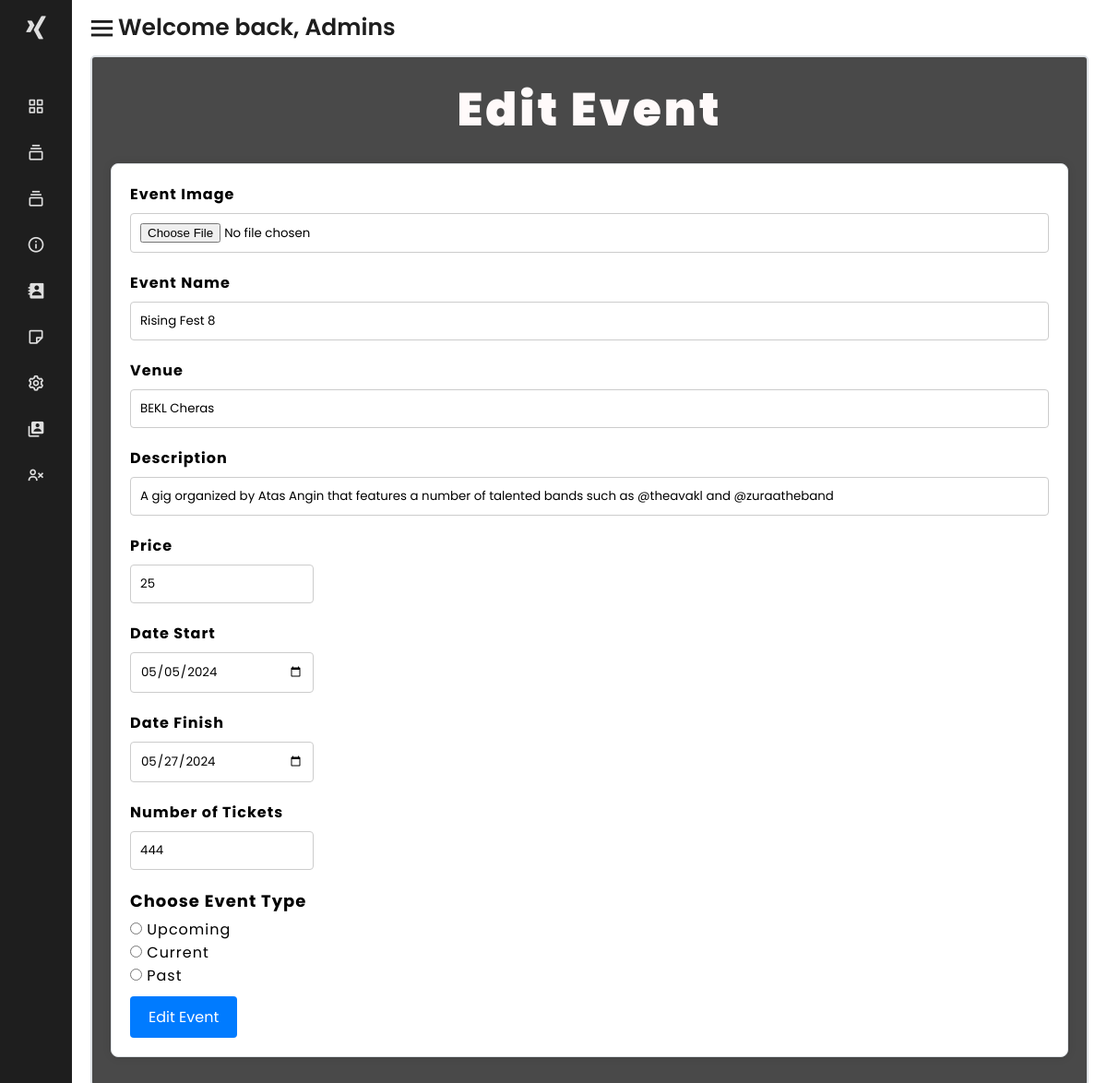
/gogigs_website/dashboard/eventEditForm.php?event_names=Rising+Fest+8+, run on the app's committed database.
### tables this page shows
CREATE TABLE `events_current` (
  `id` int(11) NOT NULL,
  `event_name` varchar(255) NOT NULL,
  `event_image` varchar(255) NOT NULL,
  `event_date_start` varchar(255) NOT NULL,
  `event_date_finish` varchar(255) NOT NULL,
  `event_cost` bigint(255) NOT NULL,
  `event_location` varchar(255) NOT NULL,
  `event_description` mediumtext NOT NULL,
  `events_ticketavail` varchar(255) DEFAULT NULL,
  `event_expiry` varchar(255) NOT NULL
);

### gogigs_website/dashboard/eventEditForm.php (the view, shortened to what this page needs)
<?php
    $host = "localhost";
    $dbname = "gogigs";
    $username = "root";
    $password = "";
    $mysqli = new mysqli(hostname: $host,
                         username: $username,
                         password: $password,
                         database: $dbname);
if (isset($_GET['event_names']) && !empty($_GET['event_names'])) {
        $data = htmlspecialchars($_GET['event_names']);
        $sql = "SELECT event_name, event_image, event_date_start,event_date_finish,event_cost,event_location,event_description,events_ticketavail
                     FROM events_current
                     WHERE event_name='$data'";
            $result = $mysqli-> query($sql);
            while ($row = $result-> fetch_assoc()){
        $before_name = $row["event_name"];
        $before_image= $row["event_image"];
        $before_venue= $row["event_location"];
        $before_desc = $row["event_description"];
        $before_price = $row["event_cost"];
        $before_datestart = $row["event_date_start"];
        $before_datefinish = $row["event_date_finish"];
        $before_tickets = $row["events_ticketavail"];
        }
    }
?>
<!DOCTYPE html>
<html lang="en">
<head>
    <link href='https://unpkg.com/boxicons@2.1.2/css/boxicons.min.css' rel='stylesheet'>
    <link rel="stylesheet" href="css/dashboard.css">
    <link rel="stylesheet" href="css/eventAddForm.css">
</head>
<body>
    <div class="sidebar close">
        <a href="#" class="logo-box">
            <i class='bx bxl-xing'></i>
        </a>
        <div id="sidebar-content"></div>
    </div>
    <section class="home">
        <div class="toggle-sidebar">
            <i class='bx bx-menu'></i>
            <div class="text">Welcome back, Admins</div>
        </div>
        <div class="big-card-container" style="margin: 0px 20px;">
            <div class="big-card-container-title">Edit Event</div>
            <div class="big-card">
                <form  method="post" action="" enctype="multipart/form-data">
                    <div class="form-group">
                        <label for="event-image">Event Image</label>
                        <input type="file" id="event-image" name="event-image" value="<?php echo $before_image?>" required>
                    </div>
                    <div class="form-group">
                        <label for="event-name">Event Name</label>
                        <input type="text" id="event-name" name="event-name" value="<?php echo $before_name?>" required>
                    </div>
                    <div class="form-group">
                        <label for="event-venue">Venue</label>
                        <input type="text" id="event-venue" name="event-venue" value="<?php echo $before_venue?>" required>
                    </div>
                    <div class="form-group">
                        <label for="event-description">Description</label>
                        <input type="text" id="event-description" name="event-description" value="<?php echo $before_desc?>" required>
                    </div>
                    <div class="form-group" style="width: 20%;">
                        <label for="event-price">Price</label>
                        <input type="number" id="event-price" name="event-price" value="<?php echo $before_price?>" step="0.1" required>
                    </div>
                    <div class="form-group" style="width: 20%;">
                        <label for="event-date-start">Date Start</label>
                        <input type="date" id="event-date-start" name="event-date-start" value="<?php echo $before_datestart?>" required>
                    </div>
                    <div class="form-group" style="width: 20%;">
                        <label for="event-date-finish">Date Finish</label>
                        <input type="date" id="event-date-finish" name="event-date-finish" value="<?php echo $before_datefinish?>" required>
                    </div>
                    <div class="form-group" style="width: 20%;">
                        <label for="event-tickets">Number of Tickets</label>
                        <input type="number" id="event-tickets" name="event-tickets" value="<?php echo $before_tickets?>" required>
                    </div>
                    <div class="form-group-eventType">
                        <p>Choose Event Type</p>
                        <input type="radio" id="upcoming" name="EventType" value="Upcoming">
                        <label for="upcoming">Upcoming</label><br>
                        <input type="radio" id="current" name="EventType" value="Current">
                        <label for="current">Current</label><br>
                        <input type="radio" id="past" name="EventType" value="Past">
                        <label for="past">Past</label>
                    </div>
                    <button type="submit" name="editevent">Edit Event</button>
                </form>
            </div>
        </div>
    </section>
</body>
</html>

### gogigs_website/dashboard/css/dashboard.css (style rules this page uses)
* { font-family: 'Poppins', sans-serif; margin: 0; padding: 0; box-sizing: border-box; list-style: none; text-decoration: none; }
:root { --color_Blue: #3f93f1; --color_Dark1: #1e1e1e; --color_Dark2: #252527; --color_Light1: #dfdfdf; --color_Light2: #c4c4c4; }
.sidebar { position: fixed; top: 0; left: 0; height: 100%; width: 260px; background-color: var(--color_Dark1); transition: all .5s ease; z-index: 100; }
.sidebar.close { width: 78px; }
.logo-box { height: 60px; width: 100%; display: flex; align-items: center; color: var(--color_Light1); transition: all .5s ease; }
.logo-box i { font-size: 30px; height: 50px; min-width: 78px; text-align: center; line-height: 50px; transition: all .5s ease; }
.sidebar.close .logo-box i { transform: rotate(360deg); }
.home { position: relative; left: 260px; width: calc(100% - 260px); transition: all .5s ease; }
.sidebar.close~.home { left: 78px; width: calc(100% - 78px); }
.home .toggle-sidebar { height: 60px; display: flex; align-items: center; width: fit-content; cursor: pointer; }
.home .toggle-sidebar i { font-size: 35px; color: var(--color_Dark1); margin-left: 15px; }
.home .toggle-sidebar .text { font-size: 25px; color: var(--color_Dark1); font-weight: 600; }
.big-card-container { margin-top: 50px; padding: 20px; border: 2px solid #dee2e6; border-radius: 5px; margin: 20px; background: #494949; }
.big-card-container-title { text-align: center; font-size: 50px; margin-bottom: 20px; color: snow; font-weight: 900; letter-spacing: 3px; }
.big-card { background-color: #f8f9fa; border: 1px solid #dee2e6; border-radius: 5px; padding: 20px; text-align: left; width: 90%; margin: 10px auto; box-shadow: 0 4px 8px rgba(0, 0, 0, 0.1); display: flex; align-items: center; }
.big-card p { margin: 5px 0; font-size: 18px; color: #6c757d; }

### gogigs_website/dashboard/css/eventAddForm.css (style rules this page uses)
.big-card { width: 100%; padding: 20px; box-shadow: 0 0 10px rgba(0, 0, 0, 0.1); background-color: #fff; border-radius: 8px; letter-spacing: 1px; }
.big-card form { width: 100%; }
.form-group { margin-bottom: 20px; }
.form-group label { display: block; margin-bottom: 8px; font-weight: bold; }
.form-group input, .form-group textarea { width: 100%; padding: 10px; border: 1px solid #ccc; border-radius: 4px; box-sizing: border-box; }
.form-group-eventType p { font-weight: bold; color: black; }
button[type="submit"] { padding: 10px 20px; background-color: #007bff; color: #fff; border: none; border-radius: 4px; cursor: pointer; font-size: 16px; margin-top: 10px; }

### data on the page
events_current: event-name "Rising Fest 8", event-venue "BEKL Cheras", event-description "A gig organized by Atas Angin that features a number of talented bands such as @theavakl and @zuraatheband", event-price "25", event-date-start "05/05/2024", event-date-finish "05/27/2024", event-tickets "444"
